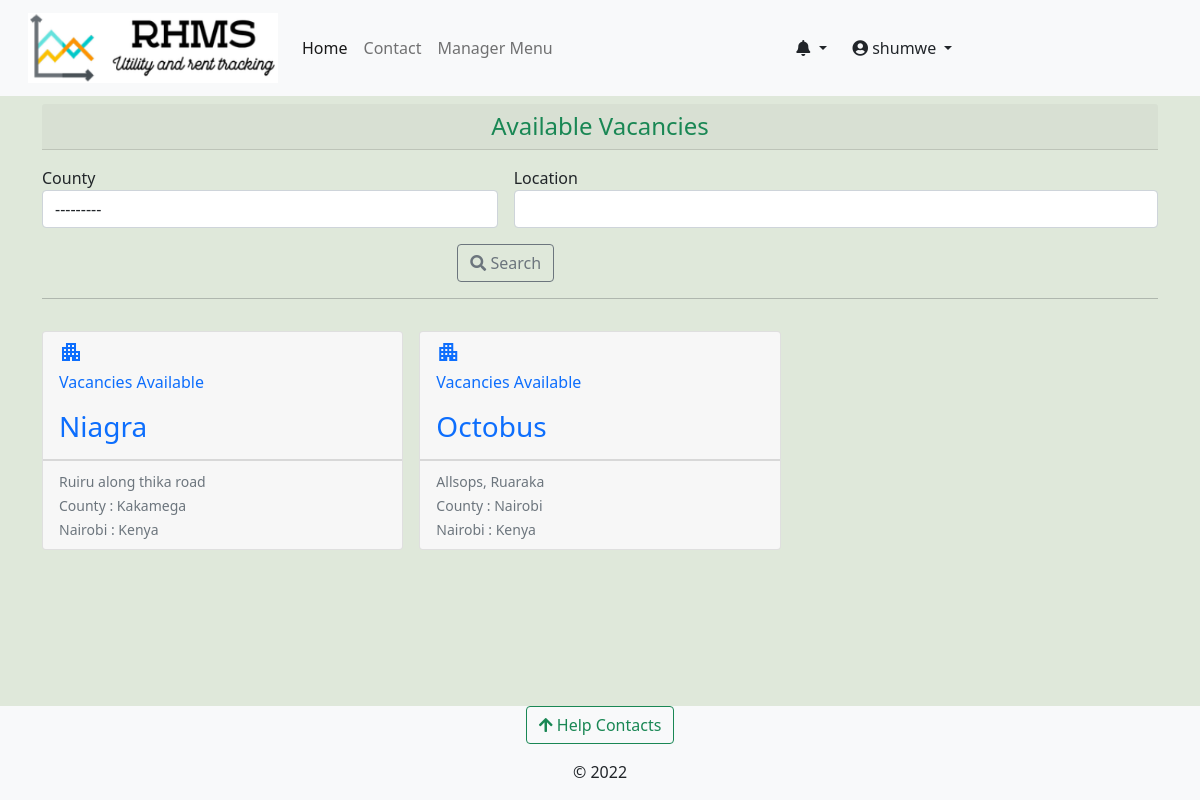
Screenshot of / (signed in) with the database file from the repository.
### accounts/models.py (models this page shows, shortened)
class User(AbstractUser):
    avatar = models.ImageField(upload_to=get_avatar_path, default='no-avatar.png')
    is_verified = models.BooleanField(default=False)
    is_tenant = models.BooleanField(default=False)
    is_manager = models.BooleanField(default=False)

### rental_property/models.py (models this page shows, shortened)
class Building(models.Model):
    STATUS_CHOICES = [
        ('op', 'Vacancies Available'),
        ('um', 'Under Maintanance'),
        ('fo', 'Fully Occupied'),
        ('dc', 'Decomisioned'),
    ]
    estate = models.ForeignKey(Estate, on_delete=models.CASCADE, null=True, blank=True)
    name = models.CharField(max_length=100)
    slug = models.SlugField(max_length=100, unique=True)
    registered_owner = models.CharField(max_length=50)
    manager = models.ForeignKey(Managers, on_delete=models.CASCADE, related_name='building_manager')
    added_by = models.ForeignKey(User, on_delete=models.DO_NOTHING)
    address_line = models.CharField(max_length=50)
    cover_image = models.ImageField(upload_to='building-cover', null=True, blank=True)
    county = models.ForeignKey(Counties, on_delete=models.CASCADE)
    country = models.CharField(max_length=50, default='Kenya')
    building_status = models.CharField(max_length=5, choices=STATUS_CHOICES)
    added = models.DateTimeField(default=datetime.now)
    updated = models.DateTimeField(auto_now=True)
    def get_url(self):
        return reverse('building-units', args=[self.slug])

class Counties(models.Model):
    name = models.CharField(max_length=30, unique=True)
    slug = models.SlugField(max_length=30, unique=True)
    created = models.DateTimeField(default=datetime.now)
    updated = models.DateTimeField(auto_now=True)
    def __str__(self):
        return f"{self.name}"
    class Meta:
        verbose_name_plural = 'Counties'
        ordering = ('name',)
        managed = True

### rental_property/views.py (the view)
# urls.py: path('', views.buildings, name='operational-buildings'),
def buildings(request):
    operational_buildings = Building.objects.filter(building_status='op')
    buildings_filter = BuildingUpdateFilter(request.GET, queryset=operational_buildings)
    context = {'operational_buildings':buildings_filter,}
    return render(request, 'rental_property/available_buildings.html', context)

### accounts/context_processors.py (called while the page is built)
def get_notifications(request):
    user = request.user
    if user.is_authenticated:
        notifications = UserNotifications.objects.filter(
            user_id=user).order_by('-created')[:7]
        return dict(notifications=notifications)
    else:
        return {'false': False}

### complaints/context_processors.py (called while the page is built)
def get_contacts(request):
    user = request.user
    if user.is_authenticated:
        if user.is_tenant:
            tenant = Tenants.objects.get(associated_account=user)
            building = Building.objects.get(id=tenant.rented_unit.building_id)
            contacts = HelpContacts.objects.filter(associated_building=building)
            return dict(contacts=contacts)
        elif user.is_manager:
            contacts = HelpContacts.objects.all()
            return dict(contacts=contacts)
        else:
            contacts = HelpContacts.objects.filter(make_publicly_available=True)
            return dict(contacts=contacts)
    else:
        contacts = HelpContacts.objects.filter(make_publicly_available=True)
        return dict(contacts=contacts)

### rental_property/context_processors.py (called while the page is built)
def my_managed_buildings(request):
    user_instance = request.user
    if user_instance.is_authenticated:
        manager_instance = Managers.objects.filter(associated_account=user_instance)[:1]
        managed_buildings = Building.objects.filter(manager=manager_instance)
        return dict(managed_buildings=managed_buildings)
    else:
        return {'False': False,}

### rental_property/templates/rental_property/available_buildings.html (shortened to what this page needs)
{% extends 'base.html' %}
{% load crispy_forms_tags %}
{% block content %}
<section class="container mt-2" style="border-radius: 1rem;">
    <form method='get'>
        <h4 class="mb-3 card-header text-center btn-outline-success"> Available Vacancies </h4>
      <div class="row g-3">
        <div class="col-5">
            {{operational_buildings.form.county|as_crispy_field}}
        </div>
        <div class="col-7">
            {{operational_buildings.form.address_line|as_crispy_field}}
        </div>
        <div class="col-10 text-center">
            <button type="submit" class="form-group btn btn-outline-secondary ">
                <span class="fa fa-search"></span> Search
              </button>
        </div>
    </div>
</form>
<hr/>
    <div class="row row-cols-1 row-cols-md-3 g-3 mt-3">
        {% for building in operational_buildings.qs %}
        <div class="col-md-4 col-sm-4 mb-2">
            <div class="card">
                <a href="{{building.get_url}}">
                <div class="card-header card-header-success card-header-icon">
                  <div class="card-icon">
                    <em class="material-icons">apartment</em>
                    <p class="card-category">{{building.get_building_status_display}}</p>
                  </div>
                  <h3 class="card-title">{{building.name}}</h3>
                </div>
                <div class="card-footer">
                    <small class="text-muted">{{building.address_line}}</small><br>
                    <small class="text-muted">County : {{building.county}}</small> <br>
                    <small class="text-muted">Nairobi : {{building.country}}</small>
                </div>
                </a>
            </div>
        </div>
        {% empty %}
        <div class="row g-4">
            <p> We have no property available in this area at the moment. Please check back later! </p>
        </div>
        {% endfor%}
    </div>
</section>
{% endblock %}

### templates/base.html (shortened to what this page needs)
<!doctype html>
<html lang="en">
  {% load static %}
  {% load i18n %}
  <head>
    {% load pwa %}
    <link href="https://cdn.jsdelivr.net/npm/bootstrap@5.0.2/dist/css/bootstrap.min.css" rel="stylesheet">
    <link type="text/css" href="{% static 'css/main.css' %}" rel="stylesheet">
    <link rel="stylesheet" href="https://cdnjs.cloudflare.com/ajax/libs/font-awesome/4.7.0/css/font-awesome.min.css">
    <link rel="stylesheet" href="https://pro.fontawesome.com/releases/v5.11.2/css/all.css">
  </head>
  <body class="d-flex flex-column min-vh-100" style="background-color: #dfe8da;">
    <nav class="navbar navbar-expand-lg navbar-light bg-light" aria-label="main-nav">
        <div class="container-fluid">
          <a class="navbar-brand align" href="{% url 'operational-buildings' %}">
                <div class="d-flex">
                    <div class="ms-3 d-flex flex-column">
                      <img src="{% static 'img/rhms_logo2.png' %}" alt="logo" width="250" height="70"/>
                    </div>
                </div>
            </a>
            <div class="collapse navbar-collapse" id="mynav">
                <ul class="navbar-nav mb-lg-0">
                    <li class="nav-item"> <a class="nav-link active" aria-current="page" href="{% url 'operational-buildings' %}">Home</a> </li>
                    <li class="nav-item"> <a class="nav-link" aria-current="page" href="{% url 'core:contact' %}">Contact</a> </li>
                    {% if user.is_manager %}
                    <li class="nav-item"> <a class="nav-link" data-bs-toggle="offcanvas" href="#hrmsCanvas" role="button" aria-controls="hrmsCanvas">Manager Menu</a> </li>
                    {% endif %}
                </ul>
                </div>
                {% if request.user.is_authenticated %}
                <div class="collapse navbar-collapse" id="mynav">
                  <div class="dropdown">
                    <a href="#" class="btn dropdown-toggle" type="button" id="messagesDrop" data-bs-toggle="dropdown" aria-haspopup="true" aria-expanded="false">
                      <em class="fas fa-bell"></em>
                    </a>
                      {% load humanize %}
                  </div>
                <div class="collapse navbar-collapse" id="mynav">
                  <div class="dropdown">
                    <a href="#" class="btn dropdown-toggle" type="button" id="dropdownMenuButton" data-bs-toggle="dropdown" aria-haspopup="true" aria-expanded="false">
                      <em class="fas fa-user-circle"></em> {{ request.user.username }}
                    </a>
                  </div>
                </div>
                {% endif %}
            </div>
    </nav>
    {% block content %}	{% endblock content%}
    <footer class="mt-auto bg-light">
      <div class="mb-3 text-center">
      <button class="btn btn-outline-success" type="button" data-bs-toggle="offcanvas" data-bs-target="#contactsOffcanvas" aria-controls="contactsOffcanvas"><em class="fas fa-arrow-upfas fa-arrow-up"></em> Help Contacts</button>
      </div>
      <div>
        <p class="text-center ">&copy; 2022</p>
  </footer>
  </body>
</html>

### static/css/main.css (style rules this page uses)
:root { --header-height: 3rem; --nav-width: 68px; --first-color-light: #AFA5D9; --white-color: #F7F6FB; --body-font: 'Nunito', sans-serif; --normal-font-size: 1rem; --z-fixed: 100 }

### rental_property/templates/rental_property/available_buildings.html (style rules this page uses)
a:link { text-decoration: none; }

### rows the page displays
User: user.username "shumwe"
Building: building_status "Vacancies Available", name "Niagra", address_line "Ruiru along thika road", county "Kakamega", country "Kenya"
Building: building_status "Vacancies Available", name "Octobus", address_line "Allsops, Ruaraka", county "Nairobi", country "Kenya"
